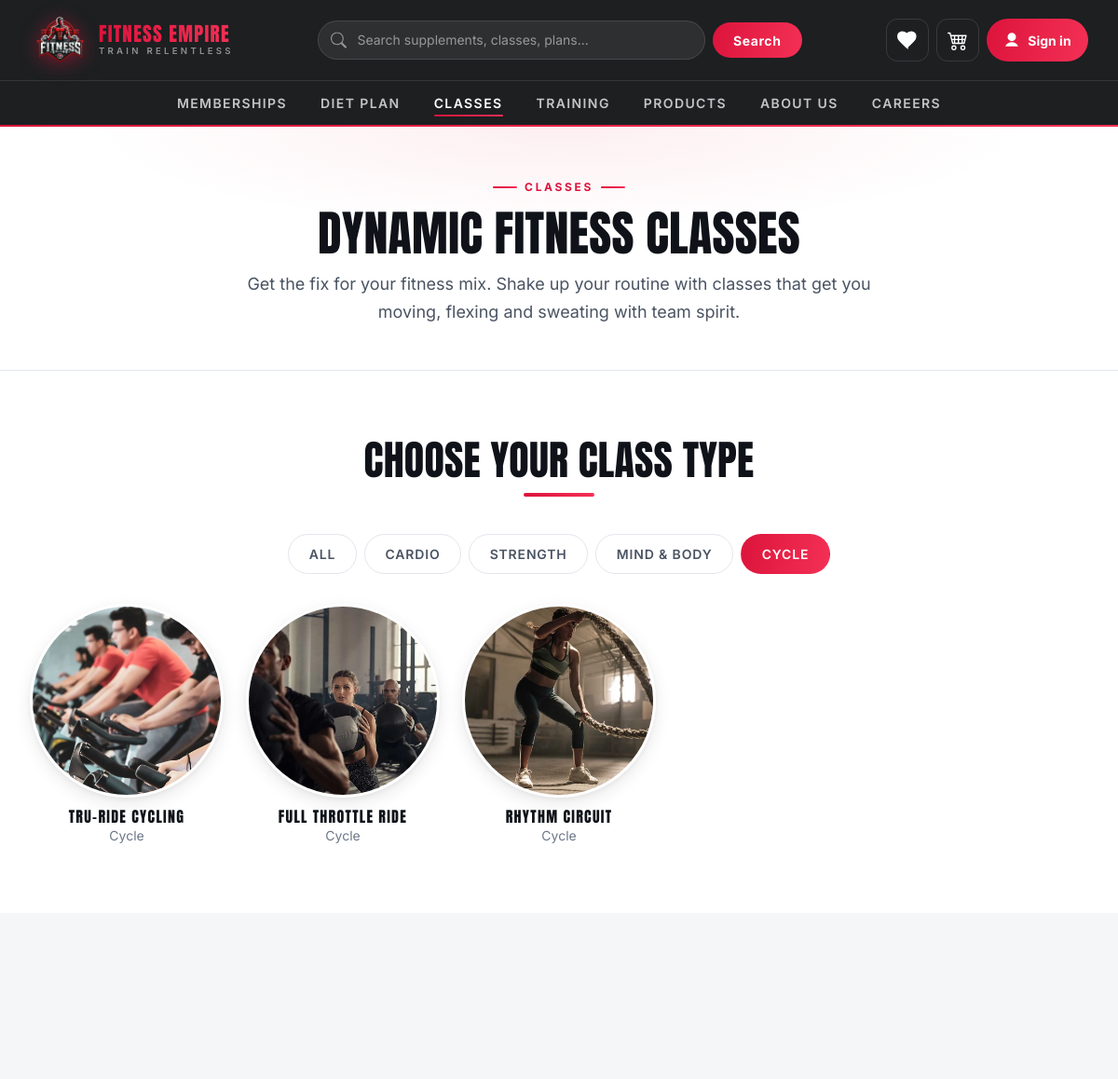
Before: /classes/Cycle/ (upper part) with the older database file.
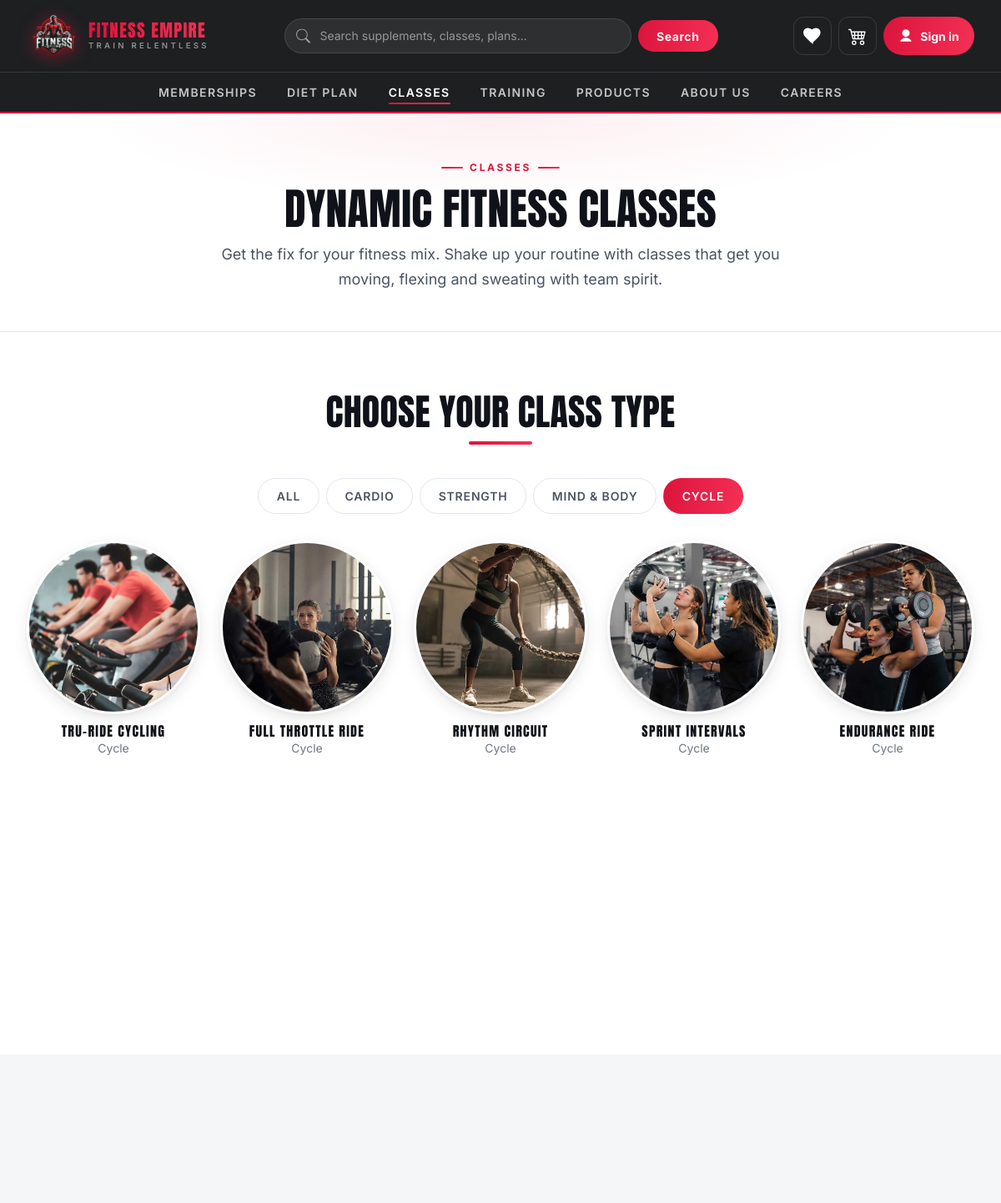
After: the same page with the newer database file.
### FitnessGYM/models.py (models this page shows, shortened)
class Category(models.Model):
    name = models.CharField(max_length=50, unique=True)

class FitnessClass(models.Model):
    category = models.ForeignKey(Category, on_delete=models.CASCADE, related_name="classes")
    name = models.CharField(max_length=100)
    image = models.ImageField(upload_to='images/')

### FitnessGYM/views.py (the view)
# urls.py: path('classes/', views.fitness_classes, name='all_classes'),  # Correct URL name
def fitness_classes(request, category_name=None):
    categories = Category.objects.all()
    classes = FitnessClass.objects.select_related("category")
    if category_name and category_name.lower() != "all":
        classes = classes.filter(category__name__iexact=category_name)[
            :CLASSES_PER_CATEGORY_MAX
        ]
    return render(
        request,
        "fitness_classes.html",
        {
            "categories": categories,
            "selected_category": category_name or "All",
            "classes": classes,
        },
    )

### FitnessGYM/context_processors.py (called while the page is built, shortened)
def cart_summary(request):
    user = getattr(request, "user", None)
    if not user or not user.is_authenticated:
        return {"cart_count": 0, "wishlist_count": 0, "wishlist_ids": set()}

### templates/fitness_classes.html (shortened to what this page needs)
{% extends 'base.html' %}
{% load static %}
{% block page_id %}classes{% endblock %}
{% block 'main' %}
<header class="page-header page-header--center">
    <div class="page-header__inner">
        <span class="eyebrow">Classes</span>
        <h1>Dynamic fitness classes</h1>
        <p>
            Get the fix for your fitness mix. Shake up your routine with classes that get you
            moving, flexing and sweating with team spirit.
        </p>
    </div>
</header>
<section class="section">
    <div class="container">
        <div class="section-head">
            <h2>Choose your class type</h2>
            <div class="rule"></div>
        </div>
        <ul class="chip-row">
            <li>
                <a href="{% url 'all_classes' %}"
                   {% if selected_category == 'All' %}aria-current="page"{% endif %}>All</a>
            </li>
            {% for category in categories %}
            <li>
                <a href="{% url 'category_classes' category.name %}"
                   {% if selected_category|lower == category.name|lower %}aria-current="page"{% endif %}>{{ category.name }}</a>
            </li>
            {% endfor %}
        </ul>
        {% if classes %}
        <div class="class-grid">
            {% for class in classes %}
            <div class="class-tile">
                {% if class.image %}
                    <img src="{{ class.image.url }}" alt="{{ class.name }}" loading="lazy" width="220" height="220">
                {% else %}
                    <img src="{% static 'images/default-product.png' %}" alt="" loading="lazy" width="220" height="220">
                {% endif %}
                <h3>{{ class.name }}</h3>
                <p class="muted" style="font-size:var(--fs-sm);">{{ class.category.name }}</p>
            </div>
            {% endfor %}
        </div>
        {% else %}
        <div class="empty-state">
            <h3>No classes in this category yet</h3>
            <p>Try another category, or view the full timetable.</p>
            <a href="{% url 'all_classes' %}" class="btn">See All Classes</a>
        </div>
        {% endif %}
    </div>
</section>
<section class="section section--muted">
    <div class="container">
    </div>
</section>
{% endblock 'main' %}

Changed rows visible on the page:
added FitnessClass: image (picture), name "SPRINT INTERVALS", category.name "Cycle"
added FitnessClass: image (picture), name "ENDURANCE RIDE", category.name "Cycle"
